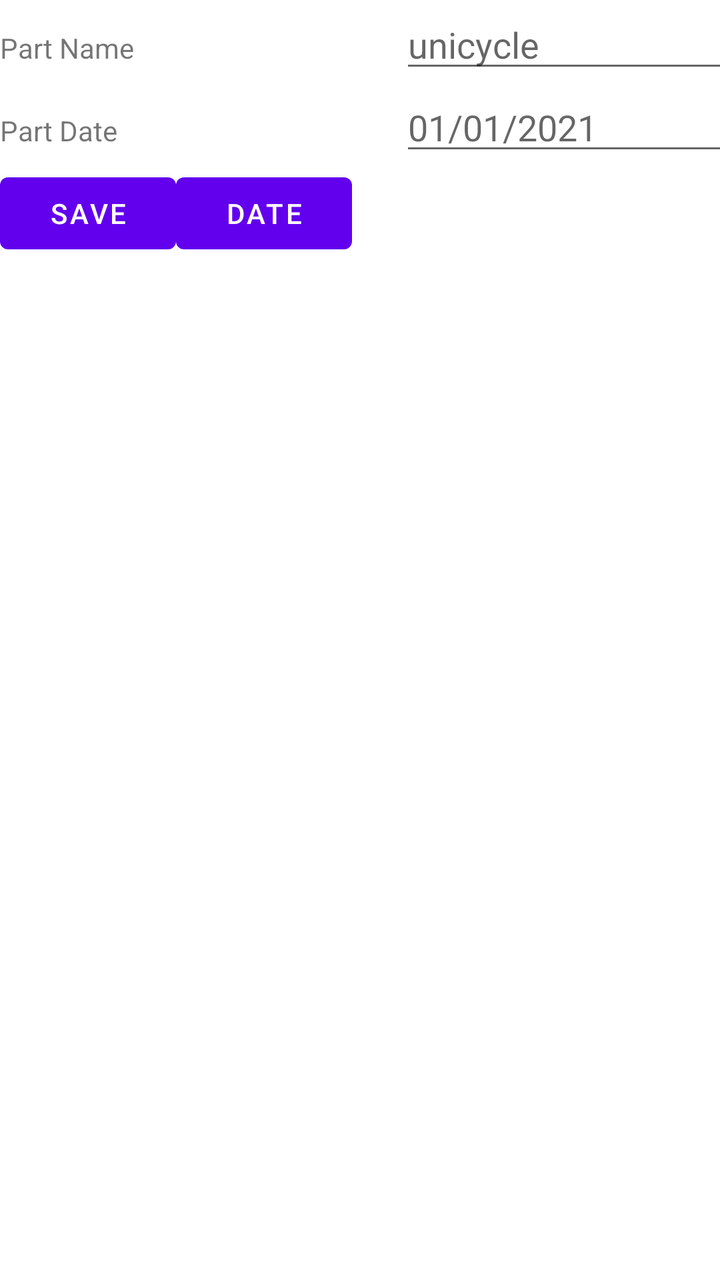
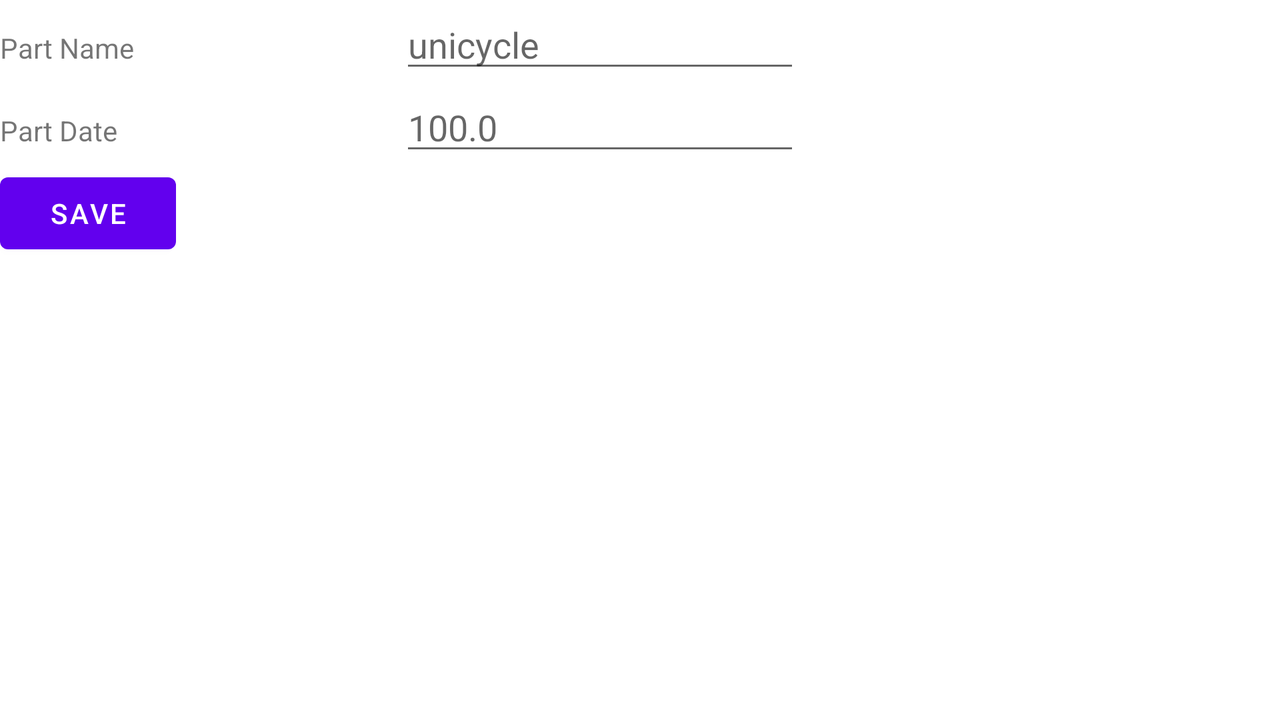

Compare how this app lays out the same screen by default and in its alternative resource folder. The renders come first, then the two layout files and the values they reference.
<!-- AndroidManifest.xml: application theme Theme.BikeShop42 -->
<!-- res/layout/activity_parts_list.xml -->
<?xml version="1.0" encoding="utf-8"?>
<androidx.constraintlayout.widget.ConstraintLayout xmlns:android="http://schemas.android.com/apk/res/android"
    xmlns:app="http://schemas.android.com/apk/res-auto"
    xmlns:tools="http://schemas.android.com/tools"
    android:layout_width="match_parent"
    android:layout_height="match_parent"
    tools:context=".All.UI.PartsList">

    <ScrollView
        android:layout_width="409dp"
        android:layout_height="729dp"
        tools:layout_editor_absoluteX="1dp"
        tools:layout_editor_absoluteY="1dp">

        <LinearLayout
            android:layout_width="match_parent"
            android:layout_height="wrap_content"
            android:orientation="vertical" >
            <LinearLayout
                android:layout_width="match_parent"
                android:layout_height="wrap_content"
                android:orientation="horizontal" >
                <TextView
                    android:layout_width="200dp"
                    android:layout_height="wrap_content"
                    android:text="@string/part_name"/>
                <EditText
                    android:layout_width="200dp"
                    android:layout_height="wrap_content"
                    android:hint="unicycle"
                    android:id="@+id/partname"/>
            </LinearLayout>
            <LinearLayout
                android:layout_width="match_parent"
                android:layout_height="wrap_content"
                android:orientation="horizontal" >
                <TextView
                    android:layout_width="200dp"
                    android:layout_height="wrap_content"
                    android:text="@string/part_price"/>
                <EditText
                    android:layout_width="200dp"
                    android:layout_height="wrap_content"
                    android:hint="01/01/2021"
                    android:id="@+id/partprice"/>
            </LinearLayout>
            <LinearLayout
                android:layout_width="match_parent"
                android:layout_height="wrap_content"
                android:orientation="horizontal" >
                <Button
                    android:layout_width="wrap_content"
                    android:layout_height="wrap_content"
                    android:text="@string/save"
                    android:onClick="saveProduct"/>

                    <Button
                        android:layout_width="wrap_content"
                        android:layout_height="wrap_content"
                        android:text="@string/date"
                        android:onClick="date"/>
            </LinearLayout>
        </LinearLayout>
    </ScrollView>
</androidx.constraintlayout.widget.ConstraintLayout>
<!-- resources referenced by this layout -->
<resources>
  <string name="date">date</string>
  <string name="part_name">Part Name</string>
  <string name="part_price">Part Date</string>
  <string name="save">Save</string>
  <style name="Theme.BikeShop42" parent="Theme.MaterialComponents.DayNight.DarkActionBar">
          
          <item name="colorPrimary">@color/purple_500</item>
          <item name="colorPrimaryVariant">@color/purple_700</item>
          <item name="colorOnPrimary">@color/white</item>
          
          <item name="colorSecondary">@color/teal_200</item>
          <item name="colorSecondaryVariant">@color/teal_700</item>
          <item name="colorOnSecondary">@color/black</item>
          
          <item name="android:statusBarColor" tools:targetApi="l">?attr/colorPrimaryVariant</item>
          
      </style>
</resources>
<!-- res/layout-land/activity_parts_list.xml (the repository's variant of the layout above) -->
<!-- drawn on the phone turned sideways -->
<?xml version="1.0" encoding="utf-8"?>
<androidx.constraintlayout.widget.ConstraintLayout xmlns:android="http://schemas.android.com/apk/res/android"
    xmlns:app="http://schemas.android.com/apk/res-auto"
    xmlns:tools="http://schemas.android.com/tools"
    android:layout_width="match_parent"
    android:layout_height="match_parent"
    tools:context=".All.UI.PartsList">

    <ScrollView
        android:layout_width="409dp"
        android:layout_height="729dp"
        tools:layout_editor_absoluteX="1dp"
        tools:layout_editor_absoluteY="1dp">

        <LinearLayout
            android:layout_width="match_parent"
            android:layout_height="wrap_content"
            android:orientation="vertical" >
            <LinearLayout
                android:layout_width="match_parent"
                android:layout_height="wrap_content"
                android:orientation="horizontal" >
                <TextView
                    android:layout_width="200dp"
                    android:layout_height="wrap_content"
                    android:text="@string/part_name"/>
                <EditText
                    android:layout_width="200dp"
                    android:layout_height="wrap_content"
                    android:hint="unicycle"
                    android:id="@+id/partname"/>
            </LinearLayout>
            <LinearLayout
                android:layout_width="match_parent"
                android:layout_height="wrap_content"
                android:orientation="horizontal" >
                <TextView
                    android:layout_width="200dp"
                    android:layout_height="wrap_content"
                    android:text="@string/part_price"/>
                <EditText
                    android:layout_width="200dp"
                    android:layout_height="wrap_content"
                    android:hint="100.0"
                    android:id="@+id/partprice"/>
            </LinearLayout>
            <LinearLayout
                android:layout_width="match_parent"
                android:layout_height="wrap_content"
                android:orientation="horizontal" >
                <Button
                    android:layout_width="wrap_content"
                    android:layout_height="wrap_content"
                    android:text="@string/save"
                    android:onClick="saveProduct"/>
            </LinearLayout>
        </LinearLayout>
    </ScrollView>
</androidx.constraintlayout.widget.ConstraintLayout>
<!-- resources referenced by the variant -->
<!-- as the phone turned sideways resolves them -->
<resources>
  <string name="part_name">Part Name</string>
  <string name="part_price">Part Date</string>
  <string name="save">Save</string>
  <style name="Theme.BikeShop42" parent="Theme.MaterialComponents.DayNight.DarkActionBar">
          
          <item name="colorPrimary">@color/purple_500</item>
          <item name="colorPrimaryVariant">@color/purple_700</item>
          <item name="colorOnPrimary">@color/white</item>
          
          <item name="colorSecondary">@color/teal_200</item>
          <item name="colorSecondaryVariant">@color/teal_700</item>
          <item name="colorOnSecondary">@color/black</item>
          
          <item name="android:statusBarColor" tools:targetApi="l">?attr/colorPrimaryVariant</item>
          
      </style>
</resources>
